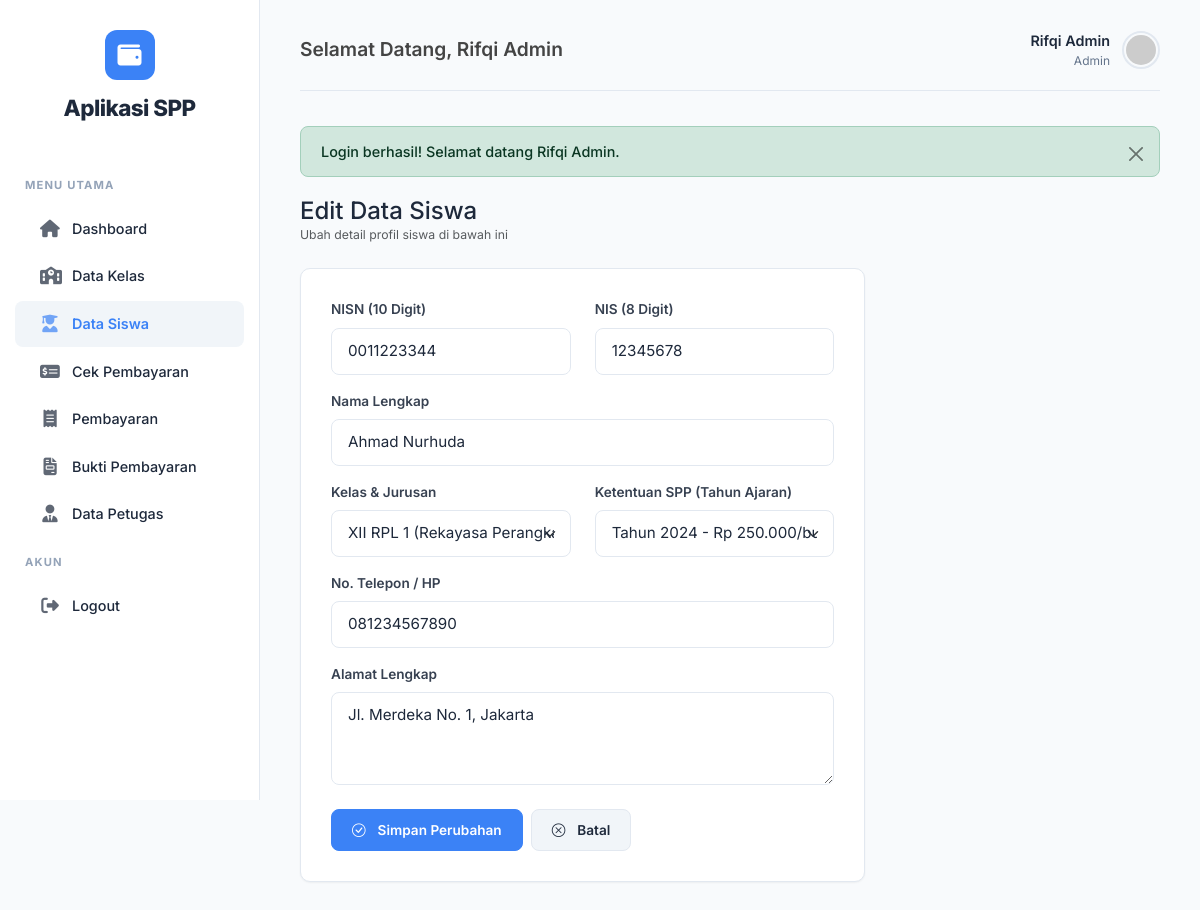
/modules/siswa/edit.php?nisn=0011223344 (signed in), run on the app's committed database.
### tables this page shows
CREATE TABLE `tb_siswa_muhammadrifqisaifulloh` (
  `nisn` varchar(10) NOT NULL,
  `nis` varchar(8) NOT NULL,
  `nama` varchar(50) NOT NULL,
  `id_kelas` varchar(11) NOT NULL,
  `nama_kelas` varchar(10) NOT NULL,
  `alamat` text DEFAULT NULL,
  `no_telp` varchar(13) DEFAULT NULL,
  `id_spp` varchar(11) NOT NULL
);

CREATE TABLE `tb_kelas_muhammadrifqisaifulloh` (
  `id_kelas` varchar(11) NOT NULL,
  `nama_kelas` varchar(10) NOT NULL,
  `komp_keahlian` varchar(50) NOT NULL
);

### classes/Siswa.php (called while the page is built, shortened)
<?php
class Siswa {
    private $conn;
    private $table_name = "tb_siswa_muhammadrifqisaifulloh";
    public function __construct($db) {
        $this->conn = $db;
    }
    public function readOne($nisn) {
        $query = "SELECT s.*, k.nama_kelas as kelas_display, k.komp_keahlian, spp.tahun, spp.nominal
                  FROM " . $this->table_name . " s
                  JOIN tb_kelas_muhammadrifqisaifulloh k ON s.id_kelas = k.id_kelas
                  JOIN tb_spp_muhammadrifqisaifulloh spp ON s.id_spp = spp.id_spp
                  WHERE s.nisn = :nisn LIMIT 1";
        $stmt = $this->conn->prepare($query);
        $stmt->bindParam(":nisn", $nisn);
        $stmt->execute();
        return $stmt->fetch(PDO::FETCH_ASSOC);
    }
}
?>

### classes/Kelas.php (called while the page is built, shortened)
<?php
class Kelas {
    private $conn;
    private $table_name = "tb_kelas_muhammadrifqisaifulloh";
    public function __construct($db) {
        $this->conn = $db;
    }
    public function read() {
        $query = "SELECT * FROM " . $this->table_name . " ORDER BY nama_kelas ASC";
        $stmt = $this->conn->prepare($query);
        $stmt->execute();
        return $stmt;
    }
}
?>

### classes/Spp.php (called while the page is built, shortened)
<?php
class Spp {
    private $conn;
    private $table_name = "tb_spp_muhammadrifqisaifulloh";
    public function __construct($db) {
        $this->conn = $db;
    }
    public function read() {
        $query = "SELECT * FROM " . $this->table_name . " ORDER BY tahun DESC";
        $stmt = $this->conn->prepare($query);
        $stmt->execute();
        return $stmt;
    }
}
?>

### modules/siswa/edit.php (the view, shortened to what this page needs)
<?php
require_once '../../layout/header.php';
require_once '../../classes/Siswa.php';
require_once '../../classes/Kelas.php';
require_once '../../classes/Spp.php';
$nisn = $_GET['nisn'] ?? '';
$database = new Database();
$db = $database->getConnection();
$siswa = new Siswa($db);
$row = $siswa->readOne($nisn);
$kelas = new Kelas($db);
$list_kelas = $kelas->read();
$spp = new Spp($db);
$list_spp = $spp->read();
?>
<div class="mb-4">
    <h4 class="fw-700 m-0">Edit Data Siswa</h4>
    <p class="text-muted small m-0">Ubah detail profil siswa di bawah ini</p>
</div>
<div class="row">
    <div class="col-lg-8">
        <div class="form-card">
            <form action="" method="POST">
                <div class="row">
                    <div class="col-md-6 form-group mb-3">
                        <label for="nisn" class="form-label">NISN (10 Digit)</label>
                        <input type="text" name="nisn" id="nisn" class="form-control" maxlength="10" value="<?= htmlspecialchars($row['nisn']) ?>" required>
                    </div>
                    <div class="col-md-6 form-group mb-3">
                        <label for="nis" class="form-label">NIS (8 Digit)</label>
                        <input type="text" name="nis" id="nis" class="form-control" maxlength="8" value="<?= htmlspecialchars($row['nis']) ?>" required>
                    </div>
                </div>
                <div class="form-group mb-3">
                    <label for="nama" class="form-label">Nama Lengkap</label>
                    <input type="text" name="nama" id="nama" class="form-control" value="<?= htmlspecialchars($row['nama']) ?>" required>
                </div>
                <div class="row">
                    <div class="col-md-6 form-group mb-3">
                        <label for="id_kelas" class="form-label">Kelas & Jurusan</label>
                        <select name="id_kelas" id="id_kelas" class="form-select" required>
                            <?php while ($k = $list_kelas->fetch(PDO::FETCH_ASSOC)): ?>
                                <option value="<?= htmlspecialchars($k['id_kelas']) ?>" <?= ($k['id_kelas'] == $row['id_kelas']) ? 'selected' : '' ?>>
                                    <?= htmlspecialchars($k['nama_kelas']) ?> (<?= htmlspecialchars($k['komp_keahlian']) ?>)
                                </option>
                            <?php endwhile; ?>
                        </select>
                    </div>
                    <div class="col-md-6 form-group mb-3">
                        <label for="id_spp" class="form-label">Ketentuan SPP (Tahun Ajaran)</label>
                        <select name="id_spp" id="id_spp" class="form-select" required>
                            <?php while ($s = $list_spp->fetch(PDO::FETCH_ASSOC)): ?>
                                <option value="<?= htmlspecialchars($s['id_spp']) ?>" <?= ($s['id_spp'] == $row['id_spp']) ? 'selected' : '' ?>>
                                    Tahun <?= htmlspecialchars($s['tahun']) ?> - Rp <?= number_format($s['nominal'], 0, ',', '.') ?>/bulan
                                </option>
                            <?php endwhile; ?>
                        </select>
                    </div>
                </div>
                <div class="form-group mb-3">
                    <label for="no_telp" class="form-label">No. Telepon / HP</label>
                    <input type="text" name="no_telp" id="no_telp" class="form-control" maxlength="13" value="<?= htmlspecialchars($row['no_telp']) ?>">
                </div>
                <div class="form-group mb-4">
                    <label for="alamat" class="form-label">Alamat Lengkap</label>
                    <textarea name="alamat" id="alamat" class="form-control" rows="3"><?= htmlspecialchars($row['alamat']) ?></textarea>
                </div>
                <div class="d-flex gap-2">
                    <button type="submit" name="submit" class="btn btn-primary">
                        <i class="bi bi-check-circle me-1"></i> Simpan Perubahan
                    </button>
                    <a href="index.php" class="btn btn-secondary">
                        <i class="bi bi-x-circle me-1"></i> Batal
                    </a>
                </div>
            </form>
        </div>
    </div>
</div>
<?php
require_once '../../layout/footer.php';
?>

### assets/css/style.css (style rules this page uses)
:root { --bs-primary: #3b82f6; --bs-primary-rgb: 59, 130, 246; --bs-success: #10b981; --bs-success-rgb: 16, 185, 129; --bs-warning: #f59e0b; --bs-warning-rgb: 245, 158, 11; --bs-danger: #ef4444; --bs-danger-rgb: 239, 68, 68; --bs-info: #3b82f6; --bs-info-rgb: 59, 130, 246; --primary: #3b82f6; --primary-dark: #2563eb; --success: #10b981; --warning: #f59e0b; --danger: #ef4444; --gray: #64748b; --gray-light: #94a3b8; --gray-lighter: #f1f5f9; --bg-body: #f8fafc; --bg-card: #ffffff; --text-main: #1e293b; --text-muted: #64748b; --border-color: #e2e8f0; --sidebar-bg: #ffffff; --sidebar-active: #f1f5f9; --shadow-sm: 0 1px 2px 0 rgba(0, 0, 0, 0.05); --shadow-md: 0 4px 6px -1px rgba(0, 0, 0, 0.1), 0 2px 4px -1px rgba(0, 0, 0, 0.06); --radius: 10px; --transition: all 0.2s cubic-bezier(0.4, 0, 0.2, 1); }
body { font-family: 'Inter', system-ui, -apple-system, sans-serif !important; background-color: var(--bg-body) !important; color: var(--text-main) !important; line-height: 1.5; font-size: 14px; -webkit-font-smoothing: antialiased; }
a { text-decoration: none; color: inherit; transition: var(--transition); }
.card, .table-responsive-custom, .form-card { background: var(--bg-card) !important; border-radius: var(--radius) !important; border: 1px solid var(--border-color) !important; box-shadow: var(--shadow-sm) !important; margin-bottom: 25px; overflow: hidden; padding: 30px !important; }
.btn { display: inline-flex; align-items: center; justify-content: center; padding: 10px 20px; border-radius: 8px; font-weight: 600; font-size: 0.85rem; cursor: pointer; border: 1px solid transparent; transition: var(--transition); gap: 8px; text-decoration: none; }
.btn-primary { background-color: var(--primary) !important; border-color: var(--primary) !important; color: #fff !important; }
.btn-secondary { background-color: var(--gray-lighter) !important; color: var(--text-main) !important; border: 1px solid var(--border-color) !important; }
.form-group { margin-bottom: 20px; }
label, .form-label { display: block; margin-bottom: 8px; font-weight: 600; font-size: 0.85rem; color: #374151; }
.form-control, .form-select { width: 100% !important; padding: 11px 16px !important; border: 1px solid var(--border-color) !important; border-radius: 8px !important; font-family: inherit !important; font-size: 0.95rem !important; color: var(--text-main) !important; transition: var(--transition) !important; }

### data on the page
tb_siswa_muhammadrifqisaifulloh: nisn "0011223344", nis "12345678", nama "Ahmad Nurhuda", id_kelas "XII RPL 1 (Rekayasa Perangkat Lunak)", id_spp "Tahun 2024 - Rp 250.000/bulan", no_telp "081234567890", alamat "Jl. Merdeka No. 1, Jakarta"

### other printed values
$_SESSION['nama'] "Rifqi Admin"
$_SESSION['level'] "Admin"
$_SESSION['alert']['message'] "Login berhasil! Selamat datang Rifqi Admin."
